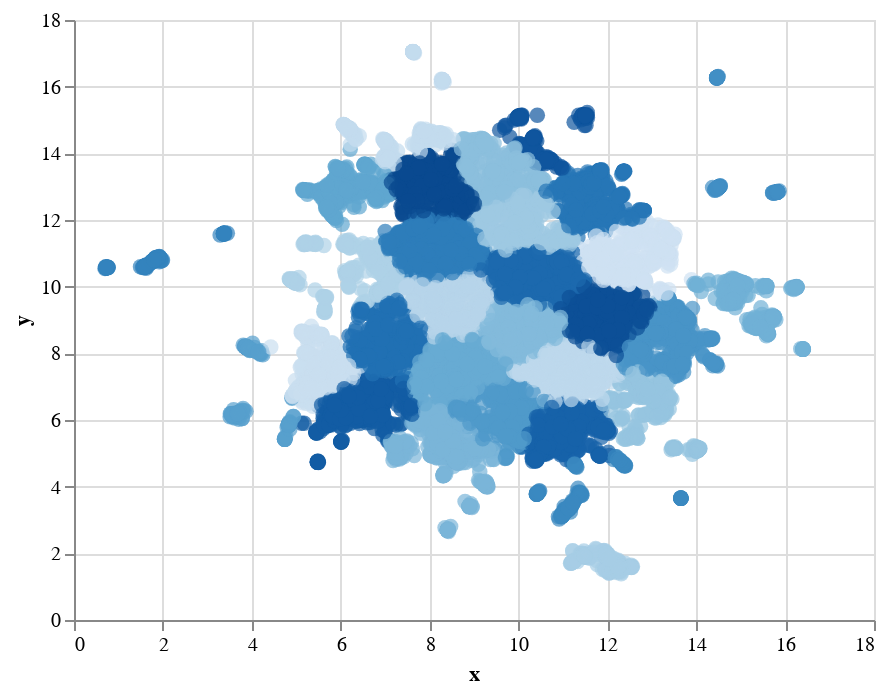

The notebook cell saved with this chart:
### Code cell
print('new "green" skill groups based on high green occupation greenness and low % of green skills requested:')
alt.data_transformers.disable_max_rows()

alt.Chart(new_skill_cluster_df).mark_circle(size=60).encode(
    x='x',
    y='y',
    color=alt.Color('cluster_number', legend=None),
    tooltip=['skill', 'cluster_number']
).interactive()

### Figure 1 — Vega-Lite specification as saved in the notebook (floating-point values rounded to 4 significant figures; data arrays with more than 128 entries replaced by an {"elided": "..."} marker saying what was removed)
{"config": {"view": {"continuousWidth": 400, "continuousHeight": 300}}, "data": {"name": "data-7e8d2c0235a47de09fa56df23a87c65f"}, "mark": {"type": "circle", "size": 60}, "encoding": {"color": {"field": "cluster_number", "legend": null, "type": "quantitative"}, "tooltip": [{"field": "skill", "type": "nominal"}, {"field": "cluster_number", "type": "quantitative"}], "x": {"field": "x", "type": "quantitative"}, "y": {"field": "y", "type": "quantitative"}}, "selection": {"selector043": {"type": "interval", "bind": "scales", "encodings": ["x", "y"]}}, "$schema": "https://vega.github.io/schema/vega-lite/v4.17.0.json", "datasets": {"data-7e8d2c0235a47de09fa56df23a87c65f": {"elided": "15317 records"}}}
